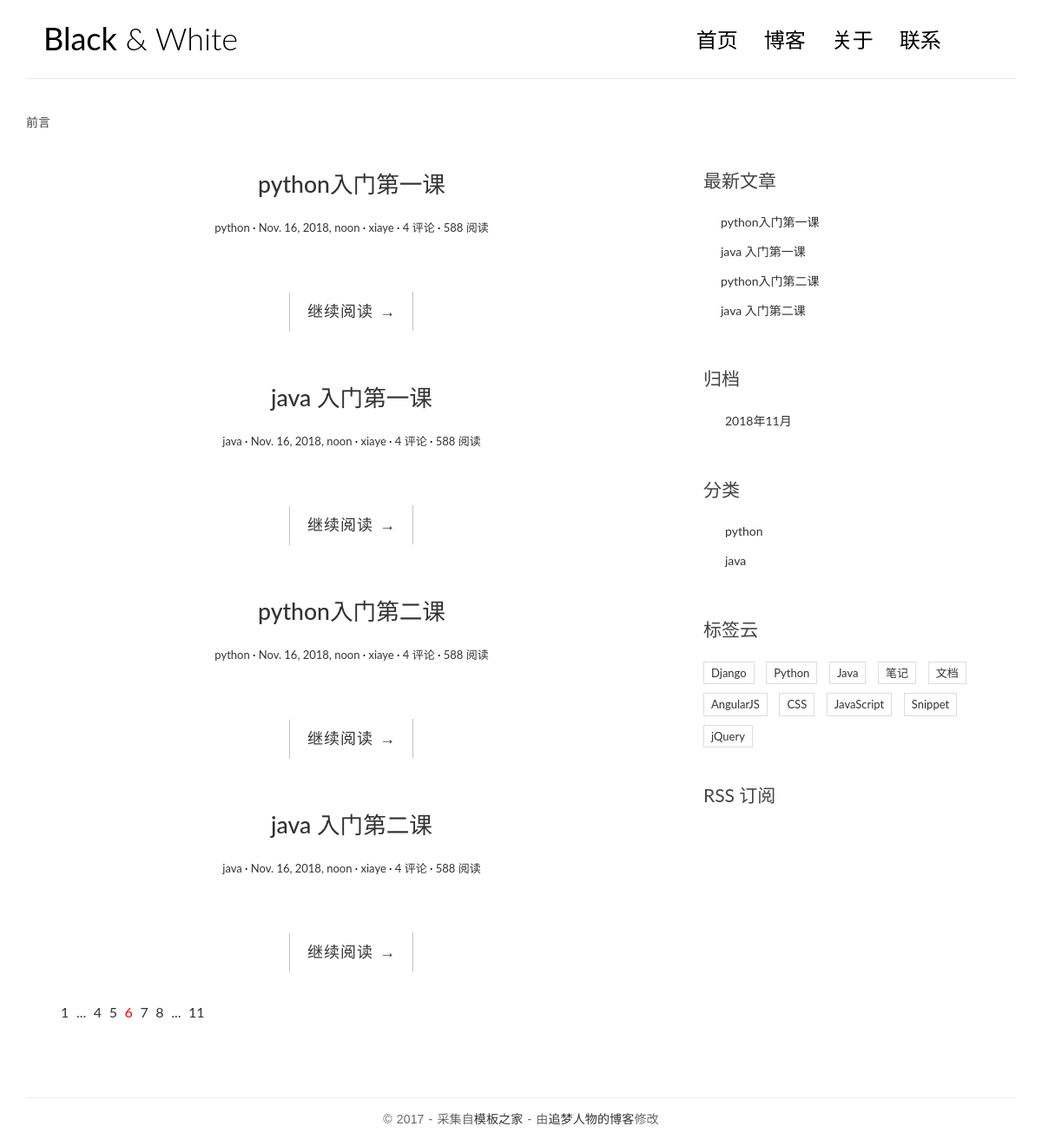
Screenshot of /blog/ with the database file from the repository.
### blog/models.py (models this page shows, shortened)
class Post (models.Model):
    title = models.CharField(max_length=70)
    body = models.TextField()
    created_time = models.DateTimeField()
    modefied_time = models.DateTimeField()
    category = models.ForeignKey(Category, on_delete=models.CASCADE)
    tag = models.ManyToManyField(Tag, blank=True)
    author = models.ForeignKey(User, on_delete=models.CASCADE)
    def get_absolute_url(self):
        return reverse('blog:detail', kwargs={'pk': self.pk})

class Category (models.Model):
    name = models.CharField(max_length=100)

### blog/views.py (the view)
def index(request):
    post_list = Post.objects.all()
    return render(request, 'blog/index.html',
                  context={'post_list': post_list})

### blog/templatetags/blog_tags.py (called while the page is built)
@register.simple_tag
def get_recent_posts(num=5):
    return Post.objects.all().order_by('-created_time')[:num]

@register.simple_tag
def get_archives():
    return Post.objects.dates('created_time', 'month', order='DESC')

@register.simple_tag
def get_categorys():
    return Category.objects.all()

### templates/blog/index.html (shortened to what this page needs)
{% load static %}
{%load blog_tags%}
<!DOCTYPE html>
<html>
<head>
    <link rel="stylesheet" href="{% static 'blog/css/bootstrap.min.css' %}">
    <link rel="stylesheet" href="http://code.ionicframework.com/ionicons/2.0.1/css/ionicons.min.css">
    <link rel="stylesheet" href="{% static 'blog/css/pace.css'%}">
    <link rel="stylesheet" href="{% static 'blog/css/custom.css'%}">
</head>
<body>
<div class="container">
    <header id="site-header">
        <div class="row">
            <div class="col-md-4 col-sm-5 col-xs-8">
                <div class="logo">
                    <h1><a href="index.html"><b>Black</b> &amp; White</a></h1>
                </div>
            </div>
            <div class="col-md-8 col-sm-7 col-xs-4">
                <nav class="main-nav" role="navigation">
                    <div class="collapse navbar-collapse" id="bs-example-navbar-collapse-1">
                        <ul class="nav navbar-nav navbar-right">
                            <li class="cl-effect-11"><a href="index.html" data-hover="首页">首页</a></li>
                            <li class="cl-effect-11"><a href="full-width.html" data-hover="博客">博客</a></li>
                            <li class="cl-effect-11"><a href="about.html" data-hover="关于">关于</a></li>
                            <li class="cl-effect-11"><a href="contact.html" data-hover="联系">联系</a></li>
                        </ul>
                    </div>
                </nav>
            </div>
        </div>
    </header>
</div>
<div class="content-body">
    <div class="container">前言
        <div class="row">
            <main class="col-md-8">
            {% for post in post_list %}
            <article class="post post-{{ post.pk }}">
             <h1 class="entry-title">
             <a href="{{post.get_absolute_url }}">{{ post.title }}</a>
             </h1>
             <div class="entry-meta">
                  <span class="post-category"><a href="#">{{ post.category.name }}</a></span>
                  <span class="post-date"><a href="#"><time class="entry-date"
                       datetime="{{ post.created_time }}">{{ post.created_time }}</time></a></span>
                  <span class="post-author"><a href="#">{{ post.author }}</a></span>
                  <span class="comments-link"><a href="#">4 评论</a></span>
                  <span class="views-count"><a href="#">588 阅读</a></span>
              </div>
                <div class="entry-content clearfix">
                <div class="read-more cl-effect-14">
                    <a href="{{post.get_absolute_url}}" class="more-link">继续阅读 <span class="meta-nav">→</span></a>
                </div>
                </div>
            </article>
            {% empty %}
           <div class="no-post">暂时没有发布的文章</div>
            {% endfor %}
                <div class="pagination">
                    <ul>
                        <li><a href="">1</a></li>
                        <li><a href="">...</a></li>
                        <li><a href="">4</a></li>
                        <li><a href="">5</a></li>
                        <li class="current"><a href="">6</a></li>
                        <li><a href="">7</a></li>
                        <li><a href="">8</a></li>
                        <li><a href="">...</a></li>
                        <li><a href="">11</a></li>
                    </ul>
                </div>
            </main>
            <aside class="col-md-4">
                <div class="widget widget-recent-posts">
                    <h3 class="widget-title">最新文章</h3>
                    {% get_recent_posts as post_list %}
                    <ul>
                        {% for post in post_list %}
                           <li><a href="{{post.get_absolute_url }}">{{ post.title }}</a></li>
                        {% endfor %}
                    </ul>
                </div>
                <div class="widget widget-archives">
                    <h3 class="widget-title">归档</h3>
                      {% get_archives as date_list %}
                    <ul>
                        {% for date in date_list  %}
                           <li><a href="#">{{ date.year }}年{{ date.month }}月</a></li>
                        {% endfor %}
                    </ul>
                </div>
                <div class="widget widget-category">
                    <h3 class="widget-title">分类</h3>
                      {% get_categorys as category_list %}
                    <ul>
                        {% for category in category_list  %}
                           <li><a href="#">{{ category.name }}</a></li>
                        {% endfor %}
                    </ul>
                </div>
                <div class="widget widget-tag-cloud">
                    <h3 class="widget-title">标签云</h3>
                    <ul>
                        <li>
                            <a href="#">Django</a>
                        </li>
                        <li>
                            <a href="#">Python</a>
                        </li>
                        <li>
                            <a href="#">Java</a>
                        </li>
                        <li>
                            <a href="#">笔记</a>
                        </li>
                        <li>
                            <a href="#">文档</a>
                        </li>
                        <li>
                            <a href="#">AngularJS</a>
                        </li>
                        <li>
                            <a href="#">CSS</a>
                        </li>
                        <li>
                            <a href="#">JavaScript</a>
                        </li>
                        <li>
                            <a href="#">Snippet</a>
                        </li>
                        <li>
                            <a href="#">jQuery</a>
                        </li>
                    </ul>
                </div>
                <div class="rss">
                    <a href=""> RSS 订阅</a>
                </div>
            </aside>
        </div>
    </div>
</div>
<footer id="site-footer">
    <div class="container">
        <div class="row">
            <div class="col-md-12">
                <p class="copyright">&copy 2017 - 采集自<a href="http://www.cssmoban.com/"
                                                        target="_blank" title="模板之家">模板之家</a>
                    - 由<a href="http://zmrenwu.com/" title="网页模板" target="_blank">追梦人物的博客</a>修改
                </p>
            </div>
        </div>
    </div>
</footer>
</body>
</html>

### blog/static/blog/css/custom.css (style rules this page uses)
* { outline: none; }
h1, h2, h3, h4, h5, h6 { margin-top: 0; }
b { font-weight: 400; }
a { color: #333; }
body { color: #444; font-family: 'Lato', sans-serif; }
p { font-family: 'Ubuntu', sans-serif; font-weight: 400; word-spacing: 1px; letter-spacing: 0.01em; }
#site-header { background-color: #FFF; padding: 25px 20px; margin-bottom: 40px; border-bottom: 1px solid #e7e7e7; }
.logo h1 a { color: #000; }
.logo h1 { margin: 0; font-family: 'Lato', sans-serif; font-weight: 300; }
.main-nav { margin-top: 11px; max-width: 95%; }
.main-nav a { color: #000000 !important; padding: 0 0 5px 0 !important; margin-right: 30px; font-family: 'Lato', sans-serif; font-weight: 300; font-size: 24px; }
.cl-effect-11 a { padding: 10px 0; color: #0972b4; text-shadow: none; }
.cl-effect-11 a::before { position: absolute; top: 0; left: 0; overflow: hidden; padding: 0 0 5px 0 !important; max-width: 0; border-bottom: 1px solid #000; color: #000; content: attr(data-hover); white-space: nowrap; -webkit-transition: max-width 0.5s; -moz-transition: max-width 0.5s; transition: max-width 0.5s; }
.content-body { padding-bottom: 4em; }
.post { background: #fff; padding: 30px 30px 0; }
.entry-title { text-align: center; font-size: 1.9em; margin-bottom: 20px; line-height: 1.6; padding: 10px 20px 0; }
.entry-meta { text-align: center; color: #DDDDDD; font-size: 13px; margin-bottom: 30px; }
.entry-content { font-size: 18px; line-height: 1.9; font-weight: 300; color: #000; }
.post-category::after, .post-date::after, .post-author::after, .comments-link::after { content: ' ·'; color: #000; }
.read-more { font-family: 'Ubuntu', sans-serif; font-weight: 400; word-spacing: 1px; letter-spacing: 0.01em; text-align: center; margin-top: 20px; }
.cl-effect-14 a { padding: 0 20px; height: 45px; line-height: 45px; position: relative; display: inline-block; margin: 15px 25px; letter-spacing: 1px; font-weight: 400; text-shadow: 0 0 1px rgba(255, 255, 255, 0.3); }
.cl-effect-14 a::before, .cl-effect-14 a::after { position: absolute; width: 45px; height: 1px; background: #C3C3C3; content: ''; -webkit-transition: all 0.3s; -moz-transition: all 0.3s; transition: all 0.3s; pointer-events: none; }
.cl-effect-14 a::before { top: 0; left: 0; -webkit-transform: rotate(90deg); -moz-transform: rotate(90deg); transform: rotate(90deg); -webkit-transform-origin: 0 0; -moz-transform-origin: 0 0; transform-origin: 0 0; }
.cl-effect-14 a::after { right: 0; bottom: 0; -webkit-transform: rotate(90deg); -moz-transform: rotate(90deg); transform: rotate(90deg); -webkit-transform-origin: 100% 0; -moz-transform-origin: 100% 0; transform-origin: 100% 0; }
.widget { background: #fff; padding: 30px 0 0; }
.widget-title { font-size: 1.5em; margin-bottom: 20px; line-height: 1.6; padding: 10px 0 0; font-weight: 400; }
.widget-recent-posts ul { padding: 0; margin: 0; padding-left: 20px; }
.widget-recent-posts ul li { list-style-type: none; position: relative; line-height: 170%; margin-bottom: 10px; }
.widget-recent-posts ul li::before { content: '\f3d3'; font-family: "Ionicons"; position: absolute; left: -17px; top: 3px; font-size: 16px; color: #000; }
.widget-archives ul { padding: 0; margin: 0; padding-left: 25px; }
.widget-archives ul li { list-style-type: none; position: relative; line-height: 170%; margin-bottom: 10px; }
.widget-archives ul li::before { content: '\f3f3'; font-family: "Ionicons"; position: absolute; left: -25px; top: 1px; font-size: 16px; color: #000; }
.widget-category ul { padding: 0; margin: 0; padding-left: 25px; }
.widget-category ul li { list-style-type: none; position: relative; line-height: 170%; margin-bottom: 10px; }
.widget-category ul li::before { content: '\f3fe'; font-family: "Ionicons"; position: absolute; left: -25px; top: 1px; font-size: 18px; color: #000; }
.widget-tag-cloud ul { padding: 0; margin: 0; margin-right: -10px; }
.widget-tag-cloud ul li { list-style-type: none; font-size: 13px; display: inline-block; margin-right: 10px; margin-bottom: 10px; padding: 3px 8px; border: 1px solid #ddd; }
.rss { font-size: 21px; margin-top: 30px; }
.rss a { color: #444; }
#site-footer { padding-top: 10px; padding: 0 0 1.5em 0; }
.copyright { text-align: center; padding-top: 1em; margin: 0; border-top: 1px solid #eee; color: #666; }
.pagination ul { list-style: none; }
.pagination ul li { display: inline-block; font-size: 16px; margin-right: 5px; }
.current a { color: red; }

### rows the page displays
Post: title "python入门第一课", category.name "python", created_time "Nov. 16, 2018, noon", author "xiaye"
Post: title "java 入门第一课", category.name "java", created_time "Nov. 16, 2018, noon", author "xiaye"
Post: title "python入门第二课", category.name "python", created_time "Nov. 16, 2018, noon", author "xiaye"
Post: title "java 入门第二课", category.name "java", created_time "Nov. 16, 2018, noon", author "xiaye"
Category: name "python"
Category: name "java"

### other values shown
{{ date.year }} "2018"
{{ date.month }} "11"
